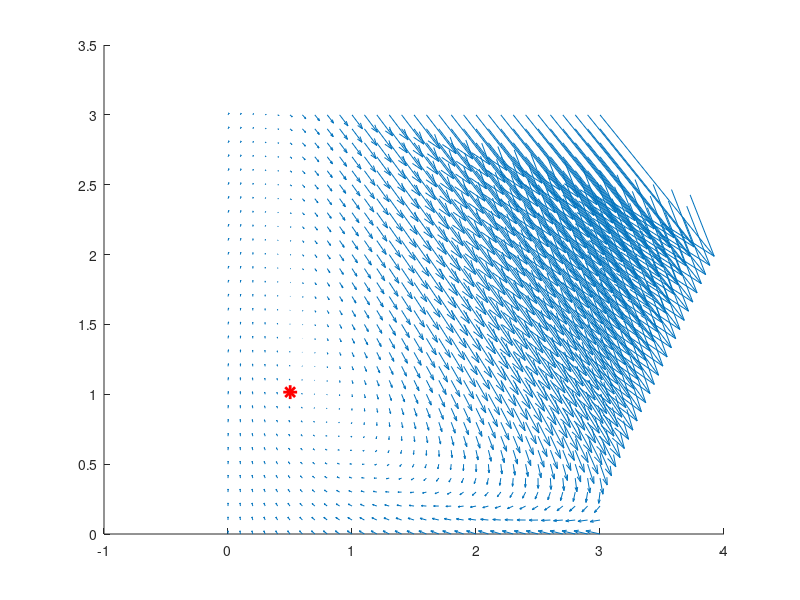

MATLAB code for this plot: (Note: this script raises an error after producing the figure.)
%% initialize parameters
b = 0.6;
a = 0.08;
dt = 0.1;
pauseTime = 0.00001;
tailLength = 50;
xlimits = [0,3];
ylimits = [0,3];
flowFieldSpacing = 0.1;
howCloseToFixedPoint = 0.3; % standard deviation in starting position
%% calculate the dynamics for a system that starts at an arbitrary position
% x0,y0

% setup anonymous functions to calculate the derivatives
ydot = @(x,y) -y.*x.^2 + b - a*y;
xdot = @(x,y) y.*x.^2 - x + a*y;

% proceed in one time step using Euler integration
counter  = 1;

xFix = b;
yFix = b/(b+a^2);

x0 = xFix+randn(1)*howCloseToFixedPoint;
y0 = yFix+randn(1)*howCloseToFixedPoint;
xNew = x0;
yNew = y0;


% setup vectors to hold position of "tail"
tailX = repmat(x0,tailLength,1);
tailY = repmat(y0,tailLength,1);

% flow field
[xx,yy] = meshgrid(xlimits(1):flowFieldSpacing:xlimits(2),ylimits(1):flowFieldSpacing:ylimits(2));

% start with a blank graph
clf;
hold on;

% plot flow field as quiver
quiver(xx(:),yy(:),xdot(xx(:),yy(:)),ydot(xx(:),yy(:)),10);

% save plotting handle to improve speed and smoothness
pHand = plot(xNew,yNew,'r*','linewidth',2,'markersize',10);
 % patchline, from the file exchange has this tendency to link the first
 % and last points together, add in an extra element of "nans" to remove
 % this
alphaData = repmat(tailLength./[1:(tailLength+1)],1);
alphaData = (alphaData(:));
alphaData = alphaData.^(-2);
tailHand = patchline([tailX;nan],[tailY;nan],'edgecolor','b','LineWidth',2,...
    'EdgeAlpha','interp',...
    'FaceVertexAlphaData',alphaData);

% add in a cross at the fixed point
plot(xFix,yFix,'kx','linewidth',2);

% set plotting limits to remain the same
xlim(xlimits);
ylim(ylimits);

% loop over a few frames
while counter < 300
    % calculate the new position
    xNew = xNew + dt*xdot(xNew,yNew);
    yNew = yNew + dt*ydot(xNew,yNew);
    
    % plot the new position
    set(pHand,'xData',xNew,'yData',yNew);
    figure(gcf);pause(pauseTime);
    
    % update the tail coordinates
    tailX = [tailX(2:end);xNew];
    tailY = [tailY(2:end);yNew];
    set(tailHand,'xData',[tailX;nan],'yData',[tailY;nan]);
    
    title(num2str(counter));
    
    % move on to the next time step
    counter = counter+1;
end
